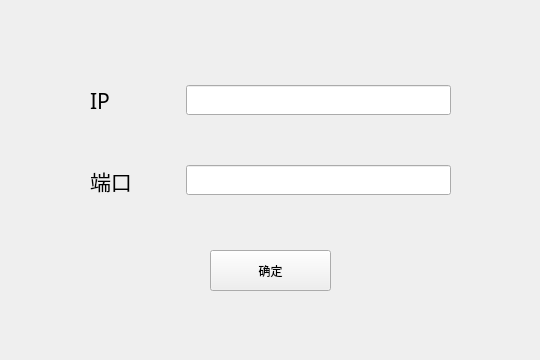
<?xml version="1.0" encoding="UTF-8"?>
<ui version="4.0">
 <class>ConfigWindow</class>
 <widget class="QWidget" name="ConfigWindow">
  <property name="windowModality">
   <enum>Qt::ApplicationModal</enum>
  </property>
  <property name="geometry">
   <rect>
    <x>0</x>
    <y>0</y>
    <width>540</width>
    <height>360</height>
   </rect>
  </property>
  <property name="sizePolicy">
   <sizepolicy hsizetype="Preferred" vsizetype="Preferred">
    <horstretch>0</horstretch>
    <verstretch>0</verstretch>
   </sizepolicy>
  </property>
  <property name="minimumSize">
   <size>
    <width>540</width>
    <height>360</height>
   </size>
  </property>
  <property name="maximumSize">
   <size>
    <width>540</width>
    <height>360</height>
   </size>
  </property>
  <property name="windowTitle">
   <string>服务器设置</string>
  </property>
  <widget class="QWidget" name="horizontalLayoutWidget">
   <property name="geometry">
    <rect>
     <x>90</x>
     <y>70</y>
     <width>361</width>
     <height>61</height>
    </rect>
   </property>
   <layout class="QHBoxLayout" name="horizontalLayout">
    <item>
     <widget class="QLabel" name="label">
      <property name="sizePolicy">
       <sizepolicy hsizetype="Preferred" vsizetype="Preferred">
        <horstretch>0</horstretch>
        <verstretch>0</verstretch>
       </sizepolicy>
      </property>
      <property name="minimumSize">
       <size>
        <width>90</width>
        <height>0</height>
       </size>
      </property>
      <property name="font">
       <font>
        <family>宋体</family>
        <pointsize>16</pointsize>
       </font>
      </property>
      <property name="acceptDrops">
       <bool>false</bool>
      </property>
      <property name="autoFillBackground">
       <bool>false</bool>
      </property>
      <property name="text">
       <string>IP</string>
      </property>
     </widget>
    </item>
    <item>
     <widget class="QLineEdit" name="ipEdit">
      <property name="minimumSize">
       <size>
        <width>0</width>
        <height>30</height>
       </size>
      </property>
      <property name="font">
       <font>
        <pointsize>10</pointsize>
       </font>
      </property>
     </widget>
    </item>
   </layout>
  </widget>
  <widget class="QWidget" name="horizontalLayoutWidget_2">
   <property name="geometry">
    <rect>
     <x>90</x>
     <y>150</y>
     <width>361</width>
     <height>61</height>
    </rect>
   </property>
   <layout class="QHBoxLayout" name="horizontalLayout_2">
    <item>
     <widget class="QLabel" name="label_2">
      <property name="minimumSize">
       <size>
        <width>90</width>
        <height>0</height>
       </size>
      </property>
      <property name="font">
       <font>
        <family>宋体</family>
        <pointsize>16</pointsize>
       </font>
      </property>
      <property name="text">
       <string>端口</string>
      </property>
     </widget>
    </item>
    <item>
     <widget class="QLineEdit" name="portEdit">
      <property name="minimumSize">
       <size>
        <width>0</width>
        <height>30</height>
       </size>
      </property>
      <property name="font">
       <font>
        <pointsize>10</pointsize>
       </font>
      </property>
     </widget>
    </item>
   </layout>
  </widget>
  <widget class="QPushButton" name="confirmButton">
   <property name="geometry">
    <rect>
     <x>210</x>
     <y>250</y>
     <width>121</width>
     <height>41</height>
    </rect>
   </property>
   <property name="text">
    <string>确定</string>
   </property>
  </widget>
 </widget>
 <resources/>
 <connections/>
</ui>
